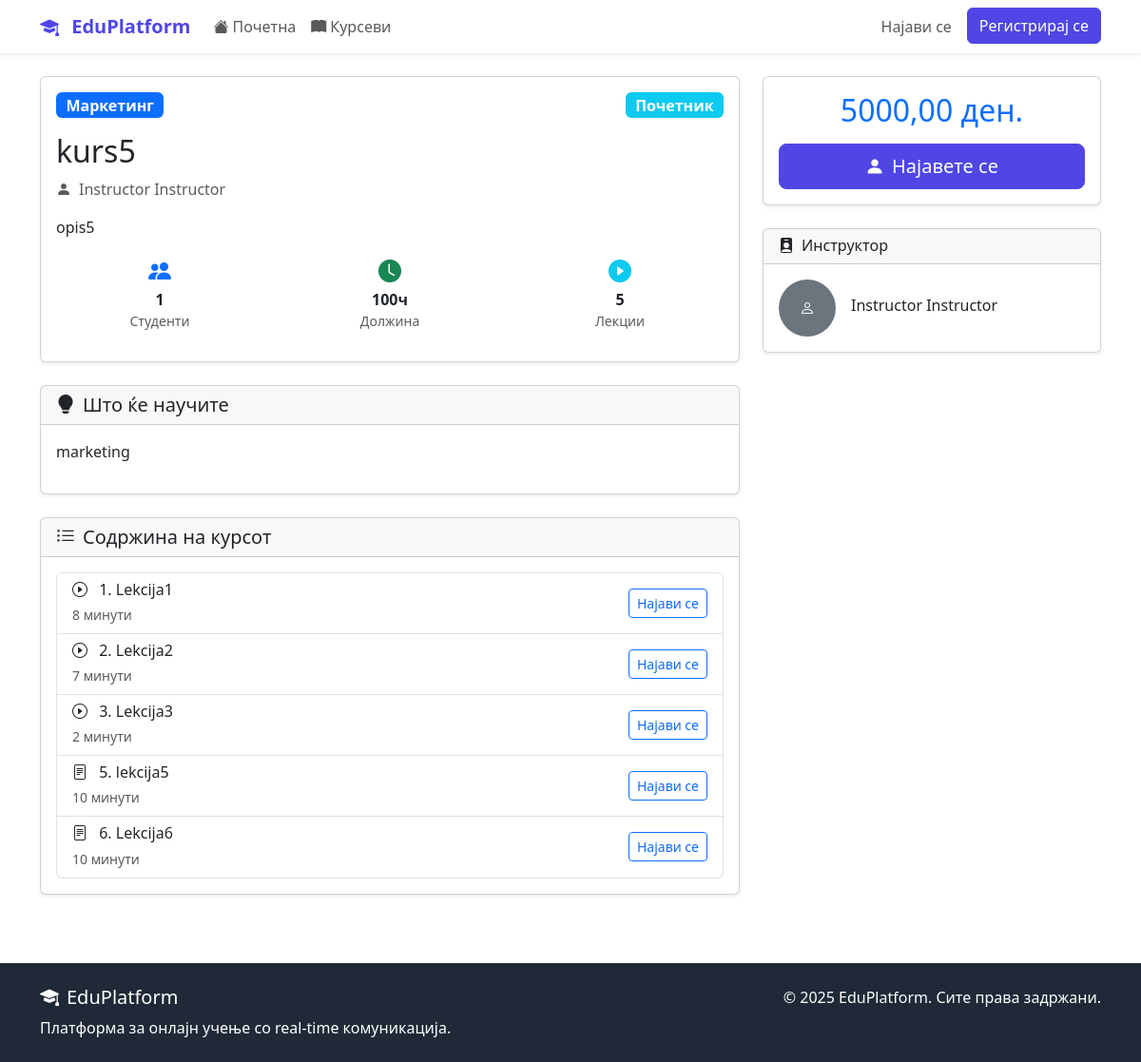
The app's page /courses/kurs5/, older data.
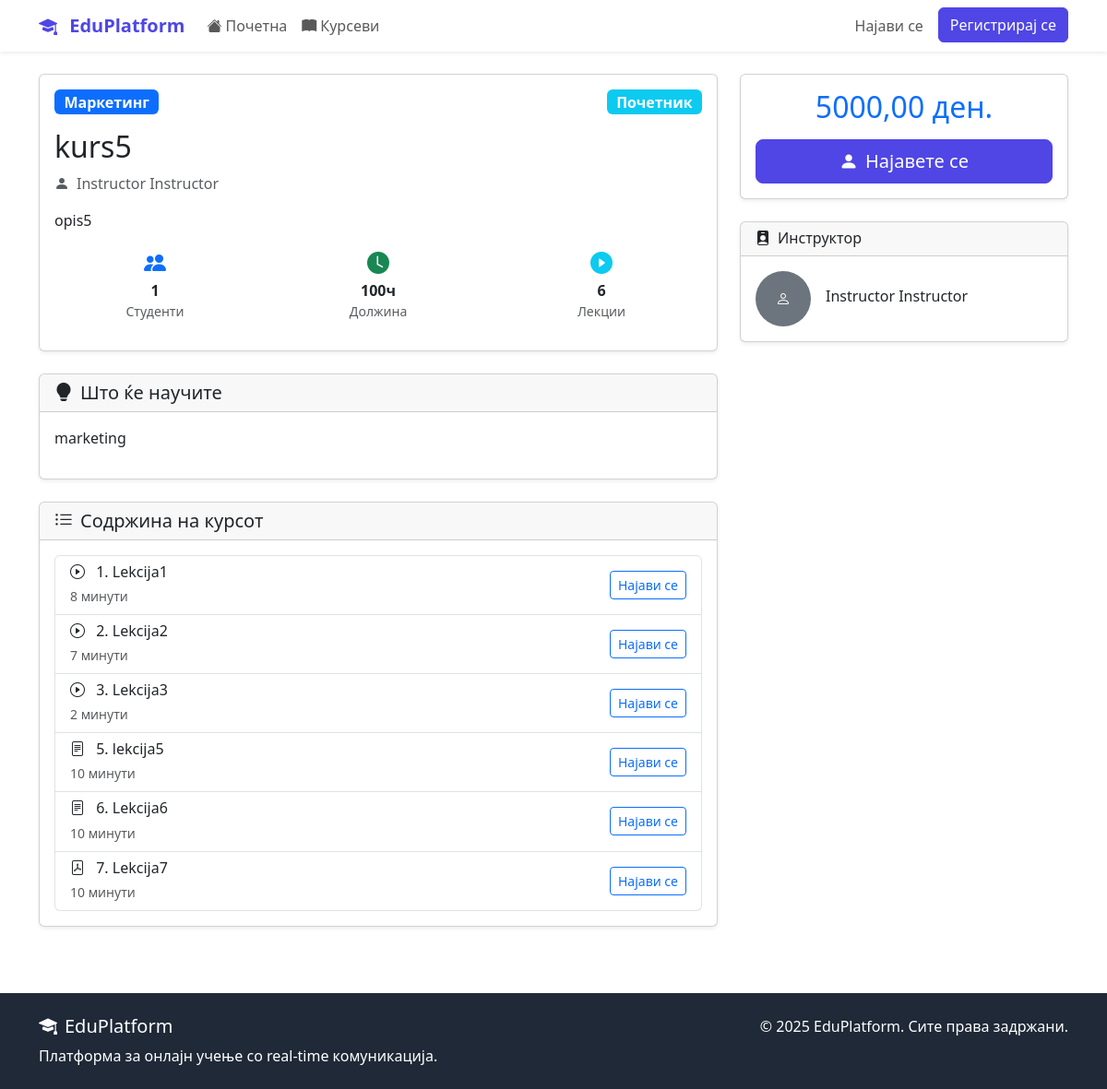
The same page, newer data.
### courses/models.py (models this page shows, shortened)
class Course(models.Model):
    DIFFICULTY_CHOICES = (
        ('beginner', 'Почетник'),
        ('intermediate', 'Средно'),
        ('advanced', 'Напредно'),
    )
    STATUS_CHOICES = (
        ('draft', 'Нацрт'),
        ('published', 'Објавен'),
        ('archived', 'Архивиран'),
    )
    title = models.CharField(max_length=200)
    slug = models.SlugField(unique=True, blank=True, max_length=250)
    description = models.TextField()
    instructor = models.ForeignKey(
        settings.AUTH_USER_MODEL,
        on_delete=models.CASCADE,
        related_name='courses_taught'
    )
    category = models.ForeignKey(Category, on_delete=models.CASCADE)
    thumbnail = models.ImageField(upload_to='course_thumbnails/', blank=True)
    price = models.DecimalField(max_digits=8, decimal_places=2, default=0.00)
    difficulty = models.CharField(max_length=20, choices=DIFFICULTY_CHOICES)
    status = models.CharField(max_length=20, choices=STATUS_CHOICES, default='published')
    duration_hours = models.PositiveIntegerField(help_text="Должина во часови")
    max_students = models.PositiveIntegerField(null=True, blank=True)
    requirements = models.TextField(blank=True, help_text="Предуслови за курсот")
    what_you_learn = models.TextField(help_text="Што ќе научат студентите")
    created_at = models.DateTimeField(auto_now_add=True)
    updated_at = models.DateTimeField(auto_now=True)
    class Meta:
        ordering = ['-created_at']
    def get_enrolled_count(self):
        return self.enrollments.filter(is_active=True).count()
    def get_completion_rate(self):
        total_enrollments = self.enrollments.filter(is_active=True).count()
        if total_enrollments == 0:
            return 0
        completed = self.enrollments.filter(is_completed=True).count()
        return (completed / total_enrollments) * 100

class Lesson(models.Model):
    LESSON_TYPE_CHOICES = (
        ('video', 'Видео'),
        ('text', 'Текст'),
        ('pdf', 'PDF документ'),
    )
    course = models.ForeignKey(Course, on_delete=models.CASCADE, related_name='lessons')
    title = models.CharField(max_length=200)
    content = models.TextField(blank=True)
    video_url = models.URLField(blank=True)
    video_file = models.FileField(upload_to='lesson_videos/', blank=True)
    pdf_file = models.FileField(upload_to='lesson_pdfs/', blank=True, null=True)
    lesson_type = models.CharField(max_length=20, choices=LESSON_TYPE_CHOICES)
    order = models.PositiveIntegerField()
    duration_minutes = models.PositiveIntegerField(default=0)
    is_free = models.BooleanField(default=False)
    created_at = models.DateTimeField(auto_now_add=True)
    class Meta:
        ordering = ['course', 'order']
        unique_together = ['course', 'order']

class Category(models.Model):
    name = models.CharField(max_length=100, unique=True)
    description = models.TextField(blank=True)
    icon = models.CharField(max_length=50, blank=True, help_text="Bootstrap icon class")
    created_at = models.DateTimeField(auto_now_add=True)
    class Meta:
        verbose_name_plural = "Categories"
        ordering = ['name']

### accounts/models.py (models this page shows, shortened)
class User(AbstractUser):
    USER_TYPE_CHOICES = (
        ('student', 'Студент'),
        ('instructor', 'Инструктор'),
        ('admin', 'Администратор'),
    )
    user_type = models.CharField(
        max_length=20,
        choices=USER_TYPE_CHOICES,
        default='student'
    )
    bio = models.TextField(max_length=500, blank=True)
    profile_picture = models.ImageField(
        upload_to='profile_pics/',
        blank=True,  # Додадено
        null=True    # Додадено
    )
    birth_date = models.DateField(null=True, blank=True)
    phone_number = models.CharField(max_length=15, blank=True)
    created_at = models.DateTimeField(auto_now_add=True)
    updated_at = models.DateTimeField(auto_now=True)

### courses/views.py (the view, shortened to what this page needs)
# urls.py: path('<slug:slug>/', views.CourseDetailView.as_view(), name='detail'),
class CourseDetailView(DetailView):
    model = Course
    template_name = 'courses/detail.html'
    context_object_name = 'course'
    def get_object(self):
        return get_object_or_404(
            Course.objects.select_related('instructor', 'category'),
            slug=self.kwargs['slug'],
            status='published'
        )
    def get_context_data(self, **kwargs):
        context = super().get_context_data(**kwargs)
        course = self.object
        user = self.request.user
        context['is_enrolled'] = False
        context['enrollment'] = None
        context['lessons'] = course.lessons.all().order_by('order')
        context['total_students'] = course.get_enrolled_count()
        context['completion_rate'] = course.get_completion_rate()
        context['similar_courses'] = Course.objects.filter(
            category=course.category,
            status='published'
        ).exclude(id=course.id)[:4]
        return context

### templates/courses/detail.html (shortened to what the changed rows need)
{% extends 'base.html' %}
{% block content %}
<div class="container mt-4">
    <div class="row">
        <div class="col-lg-8">
            <div class="card shadow-sm mb-4">
                <div class="card-body">
                    <div class="d-flex justify-content-between align-items-start mb-3">
                        <span class="badge bg-primary fs-6">{{ course.category.name }}</span>
                        <span class="badge bg-info fs-6">{{ course.get_difficulty_display }}</span>
                    </div>
                    <h1 class="card-title h2">{{ course.title }}</h1>
                    <p class="text-muted mb-3">
                        <i class="bi bi-person-fill me-2"></i>{{ course.instructor.get_full_name }}
                    </p>
                    <p class="card-text">{{ course.description }}</p>
                    <div class="row text-center mb-3">
                        <div class="col-4">
                            <i class="bi bi-people-fill text-primary d-block" style="font-size: 1.5rem;"></i>
                            <strong>{{ course.get_enrolled_count }}</strong>
                            <small class="text-muted d-block">Студенти</small>
                        </div>
                        <div class="col-4">
                            <i class="bi bi-clock-fill text-success d-block" style="font-size: 1.5rem;"></i>
                            <strong>{{ course.duration_hours }}ч</strong>
                            <small class="text-muted d-block">Должина</small>
                        </div>
                        <div class="col-4">
                            <i class="bi bi-play-circle-fill text-info d-block" style="font-size: 1.5rem;"></i>
                            <strong>{{ course.lessons.count }}</strong>
                            <small class="text-muted d-block">Лекции</small>
                        </div>
                    </div>
                </div>
            </div>
            {% if course.what_you_learn %}
            <div class="card shadow-sm mb-4">
                <div class="card-header">
                    <h5 class="mb-0"><i class="bi bi-lightbulb-fill me-2"></i>Што ќе научите</h5>
                </div>
                <div class="card-body">
                    {{ course.what_you_learn|linebreaks }}
                </div>
            </div>
            {% endif %}
            <div class="card shadow-sm mb-4">
                <div class="card-body">
                    {% if course.lessons.all %}
                        <div class="list-group">
                            {% for lesson in course.lessons.all %}
                            <div class="list-group-item">
                                <div class="d-flex justify-content-between align-items-center">
                                    <div>
                                        <h6 class="mb-1">
                                        <i class="bi bi-{% if lesson.lesson_type == 'video' %}play-circle{% elif lesson.lesson_type == 'text' %}file-text{% elif lesson.lesson_type == 'pdf' %}file-pdf{% else %}clipboard-check{% endif %} me-2"></i>
                                            {{ lesson.order }}. {{ lesson.title }}
                                        </h6>
                                        <small class="text-muted">
                                            {{ lesson.duration_minutes }} минути
                                        </small>
                                    </div>
                                   <div>
    {% if user.is_authenticated %}
        {% if user == course.instructor or is_enrolled %}
            <a href="{% url 'courses:lesson_detail' course.slug lesson.id %}"
               class="btn btn-sm btn-outline-primary">
                <i class="bi bi-play-fill me-1"></i>Прегледај
            </a>
        {% else %}
            <a href="{% url 'courses:enroll' course.slug %}" class="btn btn-sm btn-outline-warning">
                <i class="bi bi-lock-fill me-1"></i>Запиши се за пристап
            </a>
        {% endif %}
    {% else %}
        <a href="{% url 'accounts:login' %}" class="btn btn-sm btn-outline-primary">
            Најави се
        </a>
    {% endif %}
</div>
                                </div>
                            </div>
                            {% endfor %}
                        </div>
                    {% endif %}
                </div>
            </div>
        </div>
        <div class="col-lg-4">
            <div class="sticky-top" style="top: 20px;">
                <div class="card shadow-sm mb-4">
                    <div class="card-body text-center">
                        <div class="mb-3">
                            <h2 class="text-primary mb-1">
                                {% if course.price > 0 %}
                                    {{ course.price }} ден.
                                {% else %}
                                    Бесплатно
                                {% endif %}
                            </h2>
                        </div>
                    </div>
                </div>
                <div class="card shadow-sm">
                    <div class="card-body">
                        <div class="d-flex align-items-center">
                            <div>
                                <h6 class="mb-1">{{ course.instructor.get_full_name }}</h6>
                            </div>
                        </div>
                    </div>
                </div>
            </div>
        </div>
    </div>
</div>
{% endblock %}

Row changes from the older to the newer data that the page shows:
computed for Course "kurs5": lessons.count "5" → "6"
added Lesson: order "7", title "Lekcija7", duration_minutes "10"
